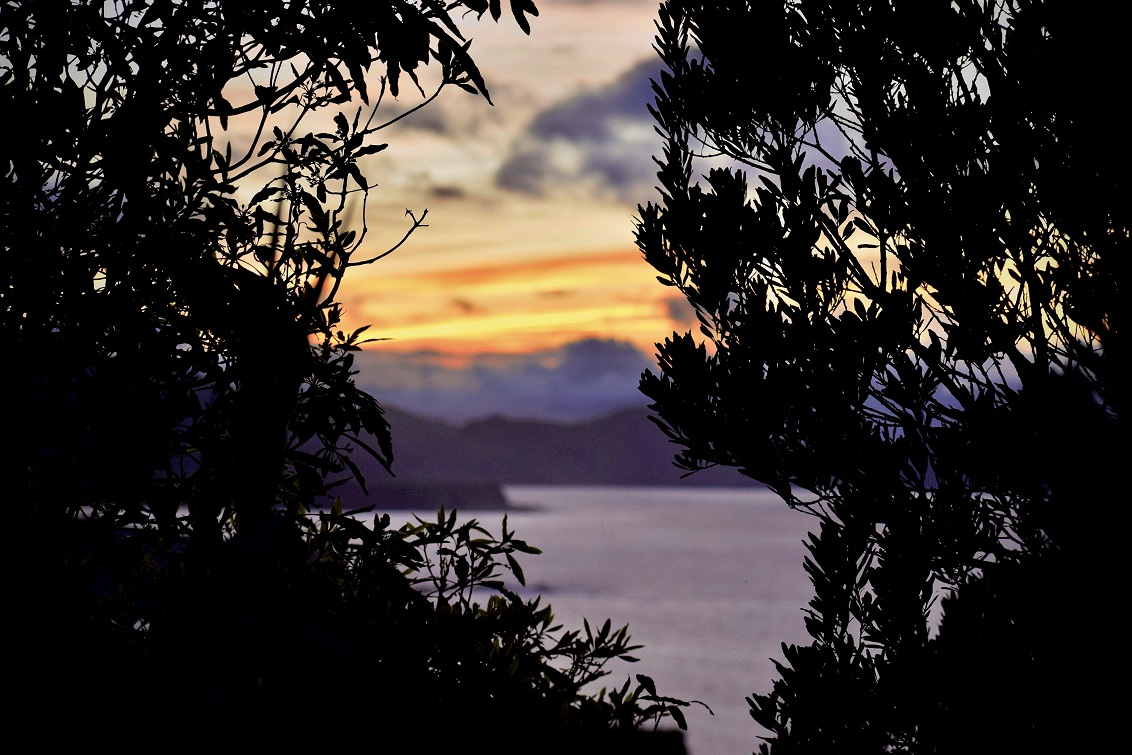
#> input picture imgs/im.jpg, 1132 x 755 px, found by its file name
$ python '1. cv2_functions.py'
#> lines starting #> are read from the running program, lines starting #| are printed output that depends on the picture
import cv2

img = cv2.imread(' imgs/im.jpg', -1)
#> img is the input picture: shape (755, 1132, 3); mean B, G, R 43.5, 46.3, 52.8

cv2.imshow('Image', img)
cv2.waitKey(0)
cv2.destroyAllWindows()

print(img.dtype)
#| uint8
imgcopy = img.copy()

imgcopy = cv2.resize(imgcopy, (0, 0), fx=0.5, fy=0.5)
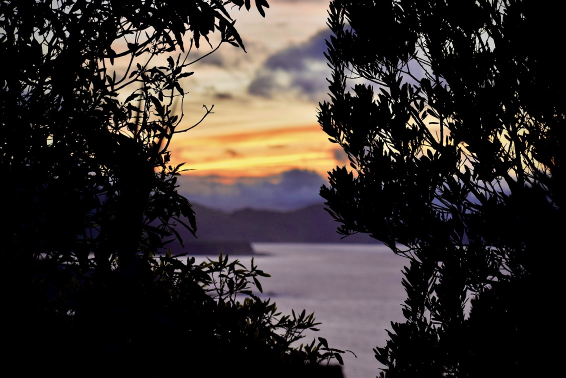
#> imgcopy: shape (378, 566, 3); mean B, G, R 43.5, 46.3, 52.9
imgcopy = cv2.rotate(imgcopy, cv2.ROTATE_90_COUNTERCLOCKWISE)
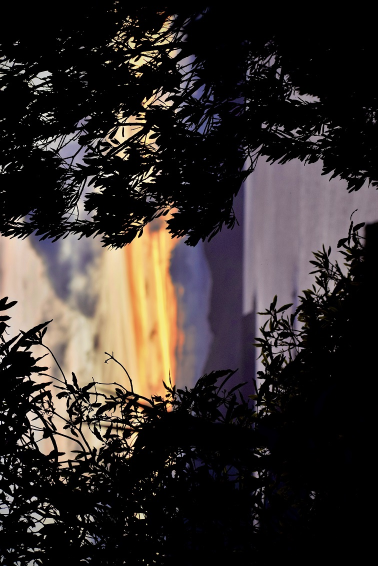
#> imgcopy: shape (566, 378, 3); mean B, G, R 43.5, 46.3, 52.9


cv2.imwrite('new_img.jpg', imgcopy)

cv2.imshow('Image Copy', imgcopy)
cv2.waitKey(0)
cv2.destroyAllWindows()
